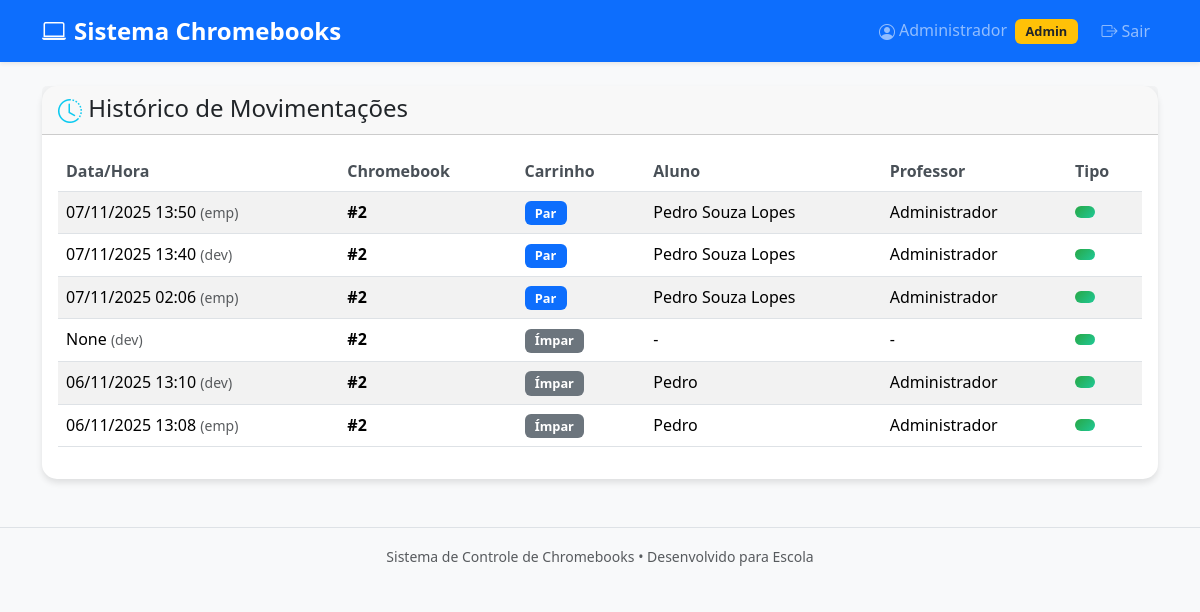
Page /historico (signed in) on the earlier database version.
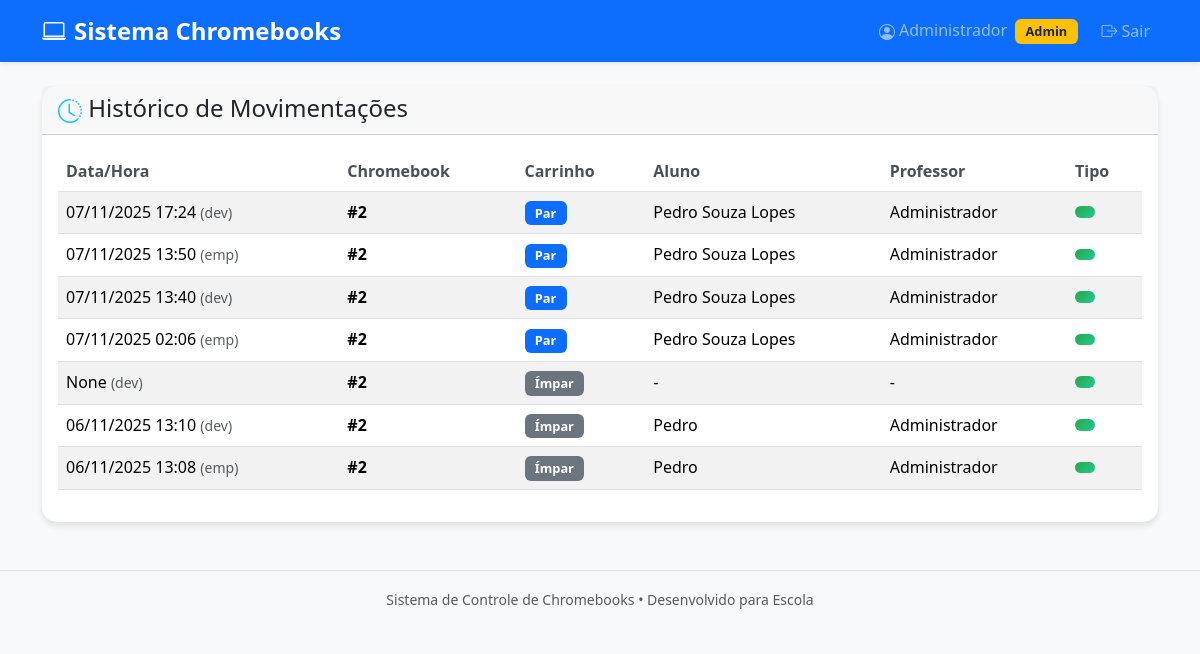
Same page on the later database version.
### tables this page shows
CREATE TABLE historico (
                id INTEGER PRIMARY KEY AUTOINCREMENT,
                chromebook_numero INTEGER,
                carrinho TEXT,
                aluno TEXT,
                professor TEXT,
                data_emprestimo TEXT,
                data_devolucao TEXT,
                tipo_acao TEXT
            );

### app.py (the view)
@app.route('/historico')
@login_required
def historico():
    historico = db.obter_historico()
    return safe_render("historico.html", historico=historico)

### app.py (called while the page is built)
@login_manager.user_loader
def load_user(user_id):
    user_data = db.buscar_usuario_por_id(user_id)
    if user_data:
        return User(user_data)
    return None

def safe_render(template_name, **context):
    try:
        return render_template(template_name, **context)
    except TemplateNotFound:
        fallback = f"""
        <html><head><meta charset="utf-8"><title>Fallback - {template_name}</title></head>
        <body>
        <h2>Template ausente: {template_name}</h2>
        <p>Context: {context.keys()}</p>
        <p><a href="/">Voltar</a></p>
        </body></html>
        """
        return fallback

### database.py (called while the page is built)
    def get_connection(self):
        return sqlite3.connect(self.db_name)

    def buscar_usuario_por_id(self, user_id):
        conn = self.get_connection()
        cursor = conn.cursor()
        cursor.execute("SELECT id, username, nome FROM usuarios WHERE id = ?", (user_id,))
        row = cursor.fetchone()
        conn.close()
        if not row:
            return None
        user_id, username_db, nome = row
        return {'id': user_id, 'username': username_db, 'nome': nome, 'is_admin': (username_db.lower() == 'admin')}

### templates/historico.html (shortened to what this page needs)
{% extends "base.html" %}
{% block content %}
<div class="row">
    <div class="col">
        <div class="card">
            <div class="card-header">
                <h4 class="card-title mb-0">
                    <i class="bi bi-clock-history text-info"></i> Histórico de Movimentações
                </h4>
            </div>
            <div class="card-body">
                <div class="table-responsive">
                    <table class="table table-striped">
                        <thead>
                            <tr>
                                <th>Data/Hora</th>
                                <th>Chromebook</th>
                                <th>Carrinho</th>
                                <th>Aluno</th>
                                <th>Professor</th>
                                <th>Tipo</th>
                            </tr>
                        </thead>
                        <tbody>
                            {% for item in historico %}
                            <tr>
                                <td>
                                    {% if item[5] %}
                                        {{ item[5] }} <small class="text-muted">(emp)</small>
                                    {% else %}
                                        {{ item[6] }} <small class="text-muted">(dev)</small>
                                    {% endif %}
                                </td>
                                <td><strong>#{{ item[1] }}</strong></td>
                                <td>
                                    <span class="badge bg-{{ 'primary' if item[2] == 'Par' else 'secondary' }}">
                                        {{ item[2] }}
                                    </span>
                                </td>
                                <td>{{ item[3] or '-' }}</td>
                                <td>{{ item[4] or '-' }}</td>
                                <td>
                                    <span class="badge bg-{{ 'warning' if item[8] == 'Empréstimo' else 'success' }}">
                                    </span>
                                </td>
                            </tr>
                            {% endfor %}
                        </tbody>
                    </table>
                </div>
            </div>
        </div>
    </div>
</div>
{% endblock %}

Differences in the rows shown:
added historico: data_devolucao "07/11/2025 17:24", chromebook_numero "2", carrinho "Par", aluno "Pedro Souza Lopes", professor "Administrador"
